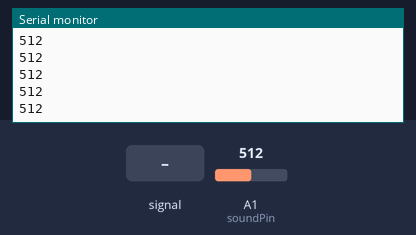
A sketch run on a simulated Arduino Uno, built with avr-gcc and run on an emulated ATmega328P. Parts: the last lines printed to the serial monitor. The test bench sets the inputs (shaded band); at power-on: A1 (soundPin) = 512.

Above: at 1.2 s.
1.3 s: A1 (soundPin) fed a 200 Hz sine of ±81 counts around its level
At 2.3 s:
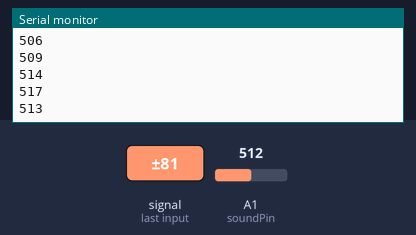
2.8 s: A1 (soundPin) set to 716
At 3.8 s:
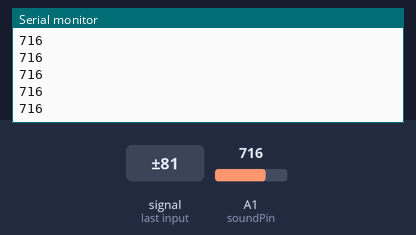
4.3 s: A1 (soundPin) fed a 1000 Hz sine of ±255 counts around its level
At 5.1 s:
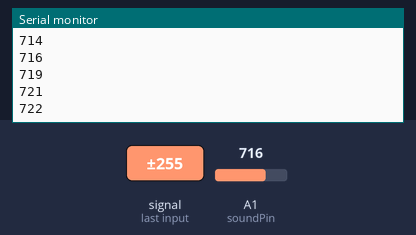
5.8 s: A1 (soundPin) set to 900
At 6.9 s:
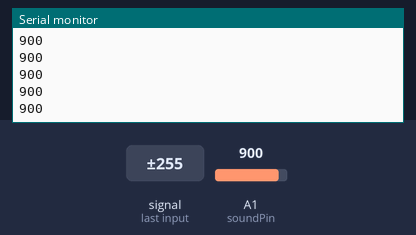
Timing chart, 0 to 8.3 s (numbered marks = the images above; inputs shaded):
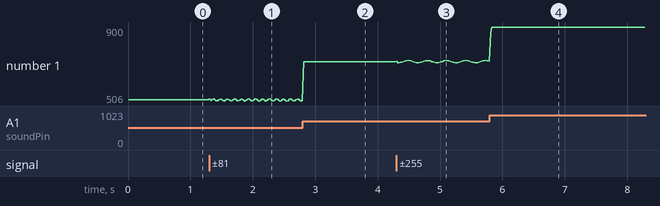

Measured:
- after the input at 1.3 s, the serial monitor: prints a new line at once (image 1)
- after the input at 2.8 s, the serial monitor: prints a new line at once (image 2)
- after the input at 4.3 s, the serial monitor: prints a new line at once (image 3)
- after the input at 5.8 s, the serial monitor: prints a new line at once (image 4)
- plotted number 1: 512 → 510 after the input at 1.3 s, 510 → 716 after the input at 2.8 s, 716 → 717 after the input at 4.3 s, 717 → 900 after the input at 5.8 s

The sketch:

micTest.ino
```cpp
int soundPin = A1;

void setup()
{
  Serial.begin(9600);
}

void loop()
{
    long sum = 0;
    for(int i=0; i<100; i++)
    {
        sum += analogRead(soundPin);
    }

    sum = sum/100;

    Serial.println(sum);

    delay(10);
}
```
